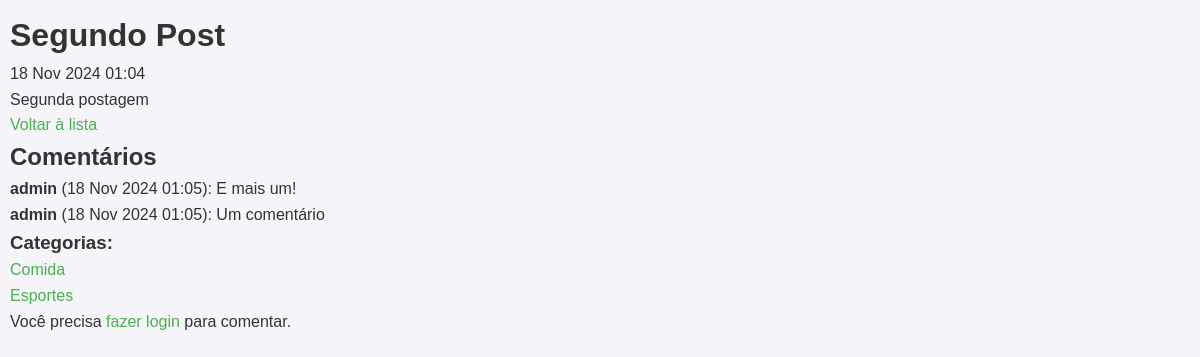
The app's page /post/2/ with its own data.
### blog/models.py (models this page shows, shortened)
class Post(models.Model):
    title = models.CharField(max_length=200)
    content = models.TextField()
    date_posted = models.DateTimeField(auto_now_add=True)
    categories = models.ManyToManyField(Category, related_name='posts')

class Comment(models.Model):
    post = models.ForeignKey('Post', on_delete=models.CASCADE, related_name='comments')
    author = models.ForeignKey(User, on_delete=models.CASCADE)
    content = models.TextField()
    date_posted = models.DateTimeField(auto_now_add=True)

class Category(models.Model):
    name = models.CharField(max_length=100)
    description = models.TextField()

### blog/views.py (the view)
# urls.py: path('post/<int:pk>/', views.post_detail, name='post-detail'),
def post_detail(request, pk):
    post = get_object_or_404(Post, pk=pk)
    comments = post.comments.all().order_by('-date_posted')  # Busca os comentários
    categories = post.categories.all()
    if request.method == 'POST':  # Quando o formulário for enviado
        content = request.POST.get('content')
        Comment.objects.create(post=post, author=request.user, content=content)
        return redirect('post-detail', pk=post.id)
    return render(request, 'blog/post_detail.html', {'post': post, 'comments': comments, 'categories': categories})

### templates/blog/post_detail.html (shortened to what this page needs)
<!DOCTYPE html>
<html>
<head>
    {% load static %}
<link rel="stylesheet" href="{% static 'blog/styles.css' %}">
</head>
<body>
    <h1>{{ post.title }}</h1>
    <p>{{ post.date_posted|date:"d M Y H:i" }}</p>
    <div>
        {{ post.content|safe }}
    </div>
    <a href="{% url 'post-list' %}">Voltar à lista</a>
    <h2>Comentários</h2>
    <ul>
        {% for comment in comments %}
            <li>
                <strong>{{ comment.author }}</strong> ({{ comment.date_posted|date:"d M Y H:i" }}):
                {{ comment.content }}
            </li>
        {% endfor %}
    </ul>
    <h3>Categorias:</h3>
    <ul>
        {% for category in categories %}
            <li><a href="{% url 'category-posts' category.id %}">{{ category.name }}</a></li>
        {% endfor %}
    </ul>
        {% if user.is_authenticated %}
        <h3>Adicionar Comentário</h3>
        <form method="POST">
            {% csrf_token %}
            <textarea name="content" rows="4" placeholder="Escreva seu comentário aqui..."></textarea><br>
            <button type="submit">Postar</button>
        </form>
    {% else %}
        <p>Você precisa <a href="/admin/login/">fazer login</a> para comentar.</p>
    {% endif %}
</body>
</html>

### blog/static/blog/styles.css (style rules this page uses)
* { margin: 0; padding: 0; box-sizing: border-box; }
body { font-family: Arial, sans-serif; line-height: 1.6; background-color: #f4f4f9; color: #333; padding: 10px; }
a { color: #4CAF50; text-decoration: none; }

### records on screen
Post: title "Segundo Post", date_posted "18 Nov 2024 01:04", content "Segunda postagem"
Comment: author "admin", date_posted "18 Nov 2024 01:05", content "E mais um!"
Comment: author "admin", date_posted "18 Nov 2024 01:05", content "Um comentário"
Category: name "Comida"
Category: name "Esportes"
